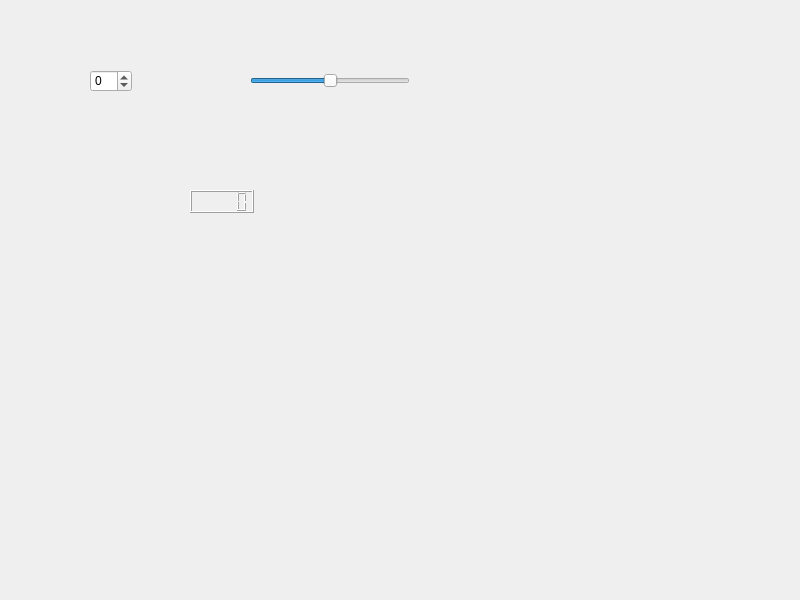
<?xml version="1.0" encoding="UTF-8"?>
<ui version="4.0">
 <class>Widget</class>
 <widget class="QWidget" name="Widget">
  <property name="geometry">
   <rect>
    <x>0</x>
    <y>0</y>
    <width>800</width>
    <height>600</height>
   </rect>
  </property>
  <property name="windowTitle">
   <string>Widget</string>
  </property>
  <widget class="QSpinBox" name="spinBox">
   <property name="geometry">
    <rect>
     <x>90</x>
     <y>70</y>
     <width>42</width>
     <height>22</height>
    </rect>
   </property>
   <property name="minimum">
    <number>-100</number>
   </property>
   <property name="maximum">
    <number>100</number>
   </property>
  </widget>
  <widget class="QSlider" name="horizontalSlider">
   <property name="geometry">
    <rect>
     <x>250</x>
     <y>70</y>
     <width>160</width>
     <height>22</height>
    </rect>
   </property>
   <property name="minimum">
    <number>-100</number>
   </property>
   <property name="maximum">
    <number>100</number>
   </property>
   <property name="orientation">
    <enum>Qt::Orientation::Horizontal</enum>
   </property>
  </widget>
  <widget class="QLCDNumber" name="lcdNumber">
   <property name="geometry">
    <rect>
     <x>190</x>
     <y>190</y>
     <width>64</width>
     <height>23</height>
    </rect>
   </property>
  </widget>
 </widget>
 <resources/>
 <connections>
  <connection>
   <sender>spinBox</sender>
   <signal>valueChanged(int)</signal>
   <receiver>horizontalSlider</receiver>
   <slot>setValue(int)</slot>
   <hints>
    <hint type="sourcelabel">
     <x>111</x>
     <y>73</y>
    </hint>
    <hint type="destinationlabel">
     <x>337</x>
     <y>79</y>
    </hint>
   </hints>
  </connection>
  <connection>
   <sender>horizontalSlider</sender>
   <signal>valueChanged(int)</signal>
   <receiver>spinBox</receiver>
   <slot>setValue(int)</slot>
   <hints>
    <hint type="sourcelabel">
     <x>360</x>
     <y>83</y>
    </hint>
    <hint type="destinationlabel">
     <x>90</x>
     <y>77</y>
    </hint>
   </hints>
  </connection>
  <connection>
   <sender>spinBox</sender>
   <signal>valueChanged(int)</signal>
   <receiver>lcdNumber</receiver>
   <slot>display(int)</slot>
   <hints>
    <hint type="sourcelabel">
     <x>100</x>
     <y>87</y>
    </hint>
    <hint type="destinationlabel">
     <x>207</x>
     <y>202</y>
    </hint>
   </hints>
  </connection>
  <connection>
   <sender>horizontalSlider</sender>
   <signal>valueChanged(int)</signal>
   <receiver>lcdNumber</receiver>
   <slot>display(int)</slot>
   <hints>
    <hint type="sourcelabel">
     <x>296</x>
     <y>86</y>
    </hint>
    <hint type="destinationlabel">
     <x>231</x>
     <y>207</y>
    </hint>
   </hints>
  </connection>
 </connections>
</ui>
